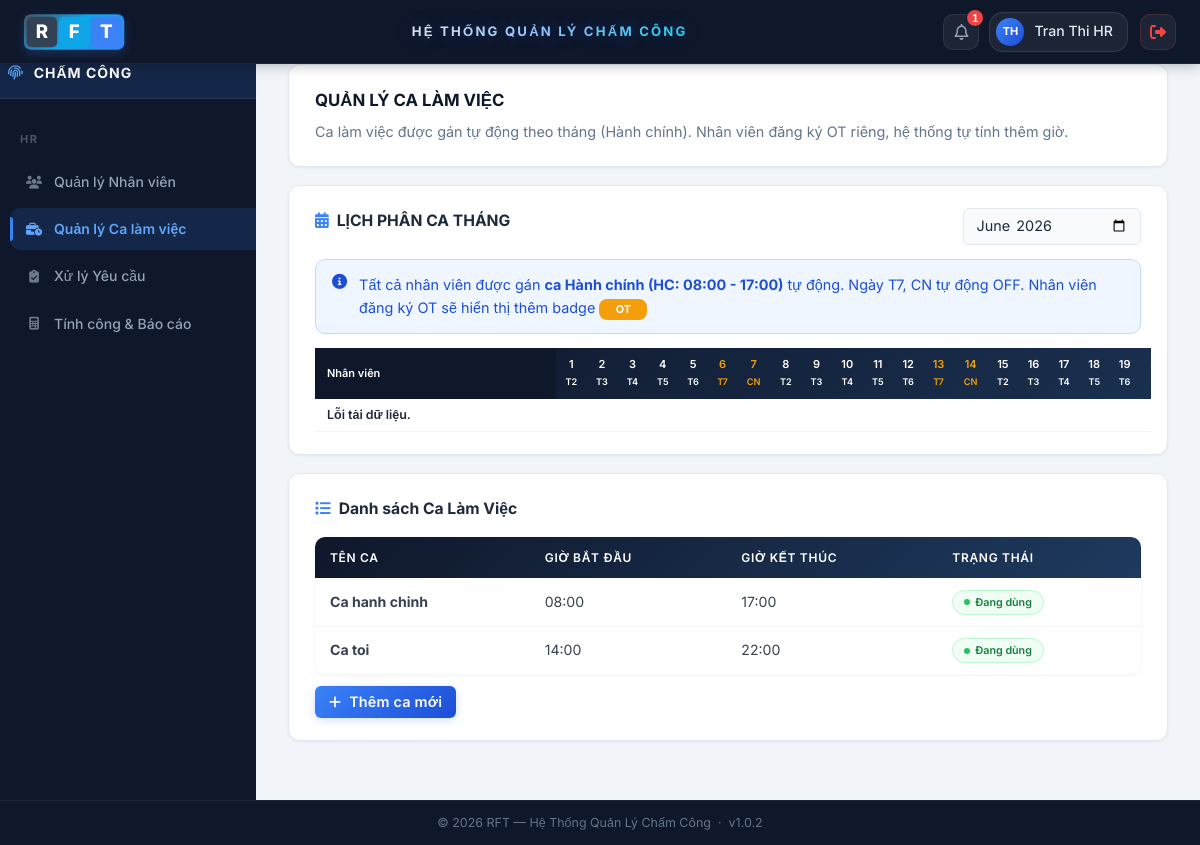
Page /index.php?page=quan-ly-ca-lam (signed in) on the earlier database version.
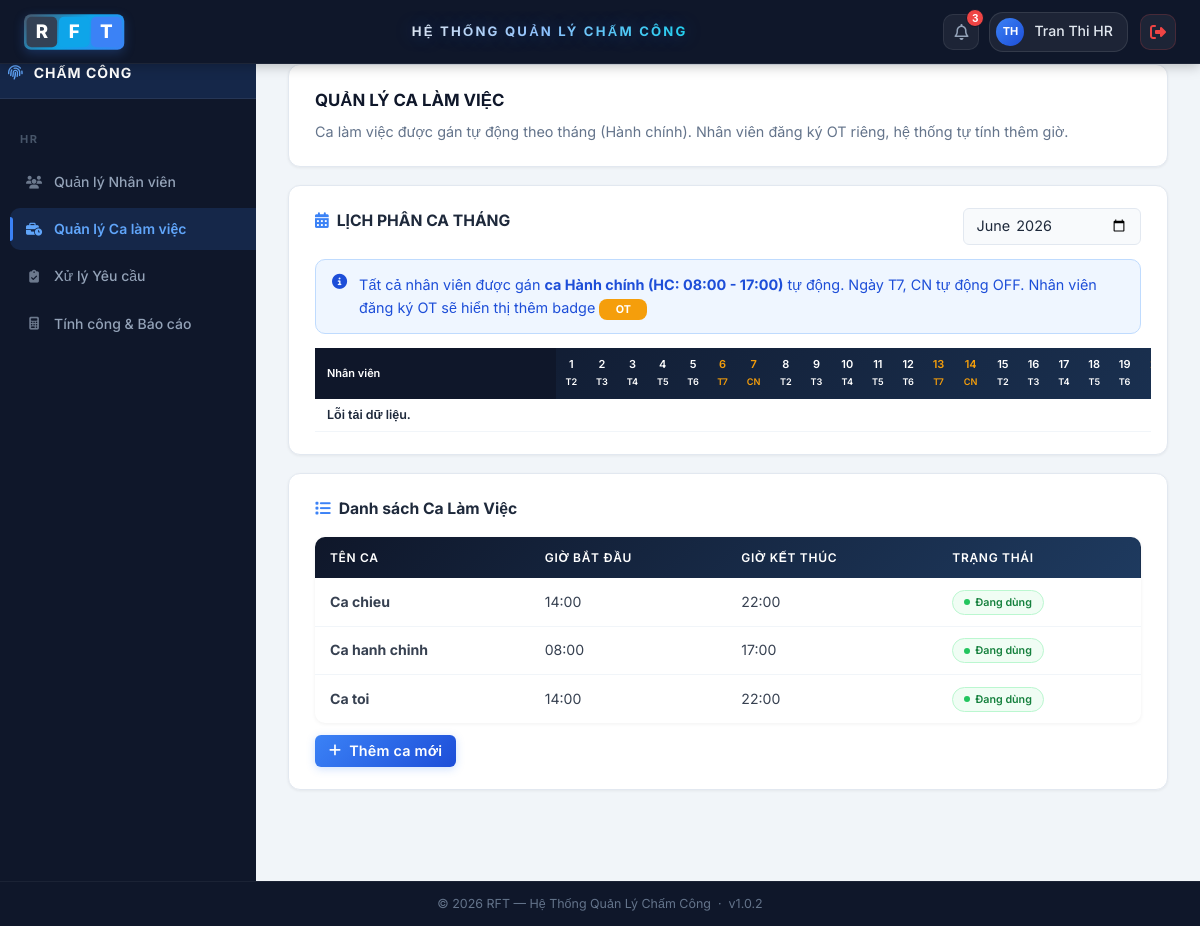
Same page on the later database version.
### tables this page shows
CREATE TABLE `attendance_shifts` (
  `id` int(11) NOT NULL,
  `shift_name` varchar(100) NOT NULL,
  `start_time` time NOT NULL,
  `end_time` time NOT NULL,
  `is_active` tinyint(1) NOT NULL DEFAULT 1,
  `created_at` datetime NOT NULL DEFAULT current_timestamp()
);

### app/views/chamcong/quanly_calam.php (the view, shortened to what the changed rows need)
<?php include 'app/views/layouts/header.php'; ?>
<div class="main-container">
    <?php include 'app/views/layouts/sidebar.php'; ?>
    <div class="dashboard-container">
        <div class="panel">
            <h2 style="border:none;padding:0;margin:0 0 6px;">QUẢN LÝ CA LÀM VIỆC</h2>
        </div>
        <div class="panel">
            <div class="attendance-grid-wrapper">
                <table class="attendance-grid" id="monthly-shift-grid">
                    <thead id="shift-grid-head"></thead>
                </table>
            </div>
        </div>
        <div class="panel">
            <div class="shift-layout">
                <div>
                    <table class="table" id="shift-list-table">
                        <thead>
                            <tr>
                                <th>TÊN CA</th>
                                <th>GIỜ BẮT ĐẦU</th>
                                <th>GIỜ KẾT THÚC</th>
                                <th>TRẠNG THÁI</th>
                            </tr>
                        </thead>
                        <tbody id="shift-list-body">
                            <?php if (!empty($shifts)): ?>
                                <?php foreach ($shifts as $shift): ?>
                                    <tr>
                                        <td><strong><?= htmlspecialchars($shift['shift_name']) ?></strong></td>
                                        <td><?= htmlspecialchars(substr($shift['start_time'], 0, 5)) ?></td>
                                        <td><?= htmlspecialchars(substr($shift['end_time'], 0, 5)) ?></td>
                                        <td><span class="status-badge <?= (int)$shift['is_active'] ? 'status-approved' : 'status-rejected' ?>"><?= (int)$shift['is_active'] ? 'Đang dùng' : 'Tắt' ?></span></td>
                                    </tr>
                                <?php endforeach; ?>
                            <?php else: ?>
                                <tr><td colspan="4" class="empty-state">Chưa có ca làm việc.</td></tr>
                            <?php endif; ?>
                        </tbody>
                    </table>
                </div>
            </div>
        </div>
    </div>
</div>
<?php include 'app/views/layouts/footer.php'; ?>

### app/views/layouts/header.php (shortened to what the changed rows need)
<!DOCTYPE html>
<html lang="vi">
<head>
    <?php
    $styleVersion = @filemtime('public/css/style.css') ?: '1.0.3';
    $dashboardStyleVersion = @filemtime('public/css/dashboard.css') ?: '1.0.3';
    ?>
    <link rel="stylesheet" href="https://cdnjs.cloudflare.com/ajax/libs/font-awesome/6.5.0/css/all.min.css">
    <link rel="stylesheet" href="public/css/style.css?v=<?= (int)$styleVersion ?>">
    <link rel="stylesheet" href="public/css/dashboard.css?v=<?= (int)$dashboardStyleVersion ?>">
</head>
<body>
    <?php
    $notificationItems = [];
    $notificationCount = 0;
    if (isset($_SESSION['user'])) {
        require_once 'app/models/ChamCongModel.php';
        $notificationModel = new ChamCongModel();
        $role = $_SESSION['role'] ?? 'nhanvien';
        $maND = (int)($_SESSION['user']['maND'] ?? 0);
        if ($role === 'nhanvien' && $maND > 0) {
            $requests = $notificationModel->getYeuCauTheoNhanVien($maND);
            foreach ($requests as $req) {
                if (count($notificationItems) >= 6) {
                    break;
                }
                $status = $req['status'] ?? 'pending';
                $updatedTimeStr = $req['updated_at'] ?? $req['created_at'] ?? date('Y-m-d H:i:s');
                $updatedTime = strtotime($updatedTimeStr);
                $daysAgo = (time() - $updatedTime) / 86400;
                if ($status !== 'pending' && $daysAgo > 3) {
                    continue;
                }
                $notificationCount++;
                $titleMsg = 'Yêu cầu đang chờ duyệt';
                if ($status === 'approved') {
                    $titleMsg = 'Yêu cầu đã ĐƯỢC DUYỆT';
                } elseif ($status === 'rejected') {
                    $titleMsg = 'Yêu cầu BỊ TỪ CHỐI';
                }
                $meta = 'Ngày: ' . ($req['attendance_date'] ?? '');
                if ($status !== 'pending') {
                    $meta .= ' - ' . htmlspecialchars($req['hr_note'] ?: 'Không có ghi chú');
                }
                $notificationItems[] = [
                    'title' => $titleMsg,
                    'meta' => $meta,
                    'time' => $updatedTimeStr,
                    'link' => 'index.php?page=yeu-cau-chinh-sua-cham-cong',
                ];
            }
            $pendingTimesheets = $notificationModel->getPendingTimesheets($maND, 4);
            $notificationCount += count($pendingTimesheets);
            foreach ($pendingTimesheets as $ts) {
                $parts = explode('-', $ts['month_key'] ?? '');
                $monthText = count($parts) === 2 ? "Tháng {$parts[1]}/{$parts[0]}" : ($ts['month_key'] ?? '');
                $notificationItems[] = [
                    'title' => 'Bảng công ' . $monthText . ' chờ xác nhận',
                    'meta' => 'HR gửi: ' . ($ts['hr_name'] ?? 'HR'),
                    'time' => $ts['submitted_at'] ?? '',
                    'link' => 'index.php?page=bang-cong-thang',
                ];
            }
        } elseif ($role === 'hr') {
            $pendingCorrections = $notificationModel->getCorrectionRequests('pending');
            $notificationCount = count($pendingCorrections);
        } elseif ($role === 'manager') {
            $notificationCount = 0;
        }
    }
    ?>
    <header class="header">
        <h1>HỆ THỐNG QUẢN LÝ CHẤM CÔNG</h1>
        <div class="user-controls">
            <div class="notif-wrapper" id="notifWrapper">
                <button type="button" id="notifBellBtn" class="icon-btn" title="Thông báo" style="cursor:pointer;position:relative">
                    <i class="fa-regular fa-bell"></i>
                    <?php if ($notificationCount > 0): ?>
                        <span class="notif-count"><?= (int)$notificationCount ?></span>
                    <?php endif; ?>
                </button>
            </div>
        </div>
    </header>

### app/views/layouts/sidebar.php (shortened to what the changed rows need)
<?php
$role = $_SESSION['role'] ?? 'nhanvien';
$currentPage = $_GET['page'] ?? 'home';
$menus = [
    'nhanvien' => [
        ['page' => 'cham-cong-dashboard', 'label' => 'Chấm công', 'icon' => 'fa-fingerprint'],
        ['page' => 'lich-su-cham-cong', 'label' => 'Xem lịch sử', 'icon' => 'fa-clock-rotate-left'],
        ['page' => 'bang-cong-thang', 'label' => 'Bảng công tháng', 'icon' => 'fa-file-invoice'],
        ['page' => 'yeu-cau-chinh-sua-cham-cong', 'label' => 'Gửi yêu cầu chỉnh sửa', 'icon' => 'fa-pen-to-square'],
        ['page' => 'create-leave-request', 'label' => 'Đơn nghỉ phép', 'icon' => 'fa-calendar-check'],
    ],
    'hr' => [
        ['page' => 'quan-ly-nhanvien', 'label' => 'Quản lý Nhân viên', 'icon' => 'fa-users'],
        ['page' => 'quan-ly-ca-lam', 'label' => 'Quản lý Ca làm việc', 'icon' => 'fa-business-time'],
        ['page' => 'xuly-yeucau', 'label' => 'Xử lý Yêu cầu', 'icon' => 'fa-clipboard-check'],
        ['page' => 'tinh-cong', 'label' => 'Tính công & Báo cáo', 'icon' => 'fa-calculator'],
    ],
    'manager' => [
        ['page' => 'bao-cao-tong-hop', 'label' => 'Báo cáo tổng hợp', 'icon' => 'fa-file-lines'],
        ['page' => 'list-leave-requests', 'label' => 'Quản lý Đơn phép', 'icon' => 'fa-calendar-check'],
    ],
    'tech' => [
        ['page' => 'tech-wifi', 'label' => 'Mạng & WiFi', 'icon' => 'fa-wifi'],
        ['page' => 'tech-settings', 'label' => 'Cấu hình Hệ thống', 'icon' => 'fa-server'],
    ],
];
$roleMenus = $menus[$role] ?? $menus['nhanvien'];
?>
<nav class="sidebar-nav">
    <ul id="sidebarList">
        <?php foreach ($roleMenus as $menu): ?>
            <li>
                <a href="index.php?page=<?= htmlspecialchars($menu['page']) ?>"
                   class="menu-item <?= ($menu['page'] === $currentPage) ? 'active' : '' ?>">
                    <i class="fa-solid <?= htmlspecialchars($menu['icon']) ?>"></i>
                    <span><?= htmlspecialchars($menu['label']) ?></span>
                </a>
            </li>
        <?php endforeach; ?>
    </ul>
</nav>

Differences in the rows shown:
added attendance_shifts: shift_name "Ca chieu", start_time "14:00", end_time "22:00", is_active "Đang dùng"
Other differences:
$notificationCount: "1" → "3"
